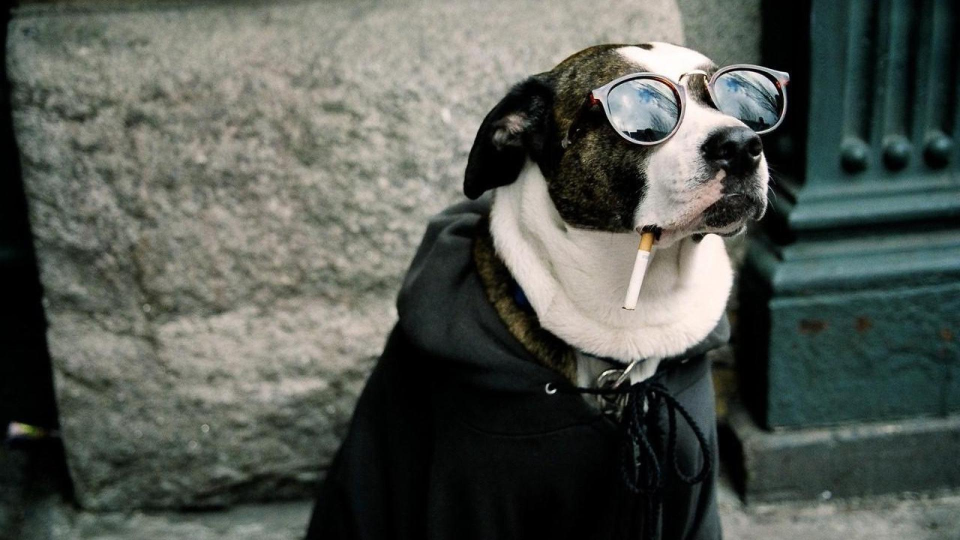
#> input picture Assets/sample.jpg, 1920 x 1080 px (shown at 1/2 size)
$ jupyter execute sample.ipynb
#> lines starting #> are read from the running program, lines starting #| are printed output that depends on the picture; after the words box and inside, x2 and y2 are one past the last pixel; in counts of white or black regions, pixels touching at a corner belong together
[cell 1]
import cv2
from matplotlib import pyplot as plt
file_path = 'Assets/sample.jpg'

img = cv2.imread(file_path)
#> img is the input picture: shape (1080, 1920, 3); mean B, G, R 82.5, 89.2, 84.2

height,width,color = img.shape
#> height = 1080; width = 1920; color = 3
w = width//2
#> w = 960
h = height//2
#> h = 540
reSized_img = cv2.resize(img,(w,h))
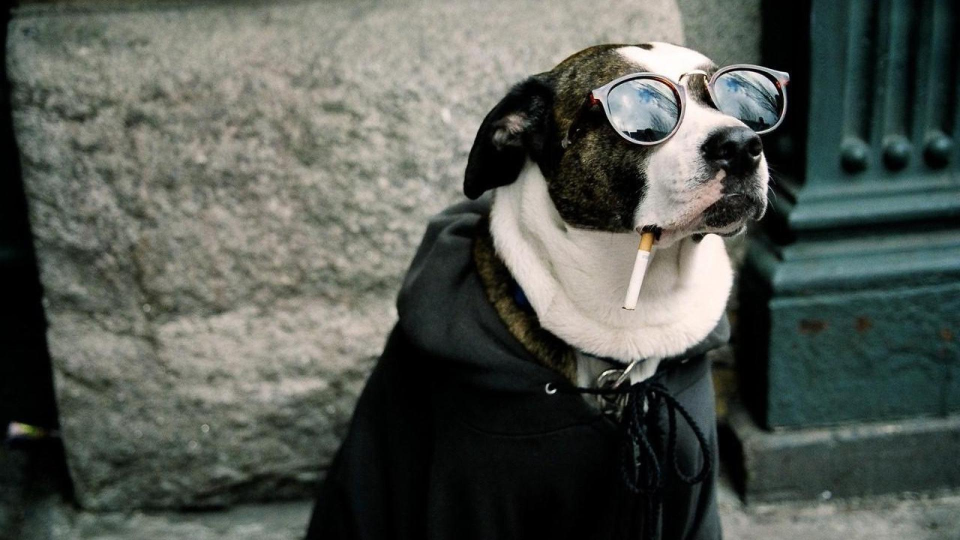
#> reSized_img: shape (540, 960, 3); mean B, G, R 82.6, 89.4, 84.3
plt.imshow(cv2.cvtColor(reSized_img,cv2.COLOR_BGR2RGB))
plt.axis('off')
plt.show()

[cell 2]
import numpy as np

img = cv2.imread(file_path)
flip = cv2.flip(img,0)
resizeFlip = cv2.resize(flip,(w,h))
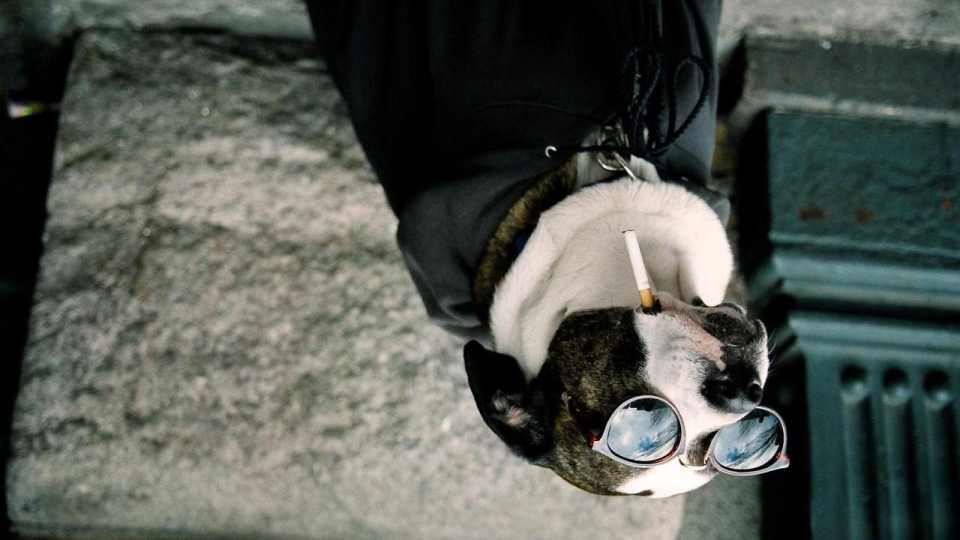
#> resizeFlip: shape (540, 960, 3); mean B, G, R 82.6, 89.4, 84.3
plt.imshow(cv2.cvtColor(resizeFlip,cv2.COLOR_BGR2RGB))
plt.axis('off')
plt.show()

[cell 3]
flip = cv2.flip(img,1)
resizeFlip = cv2.resize(flip,(w,h))
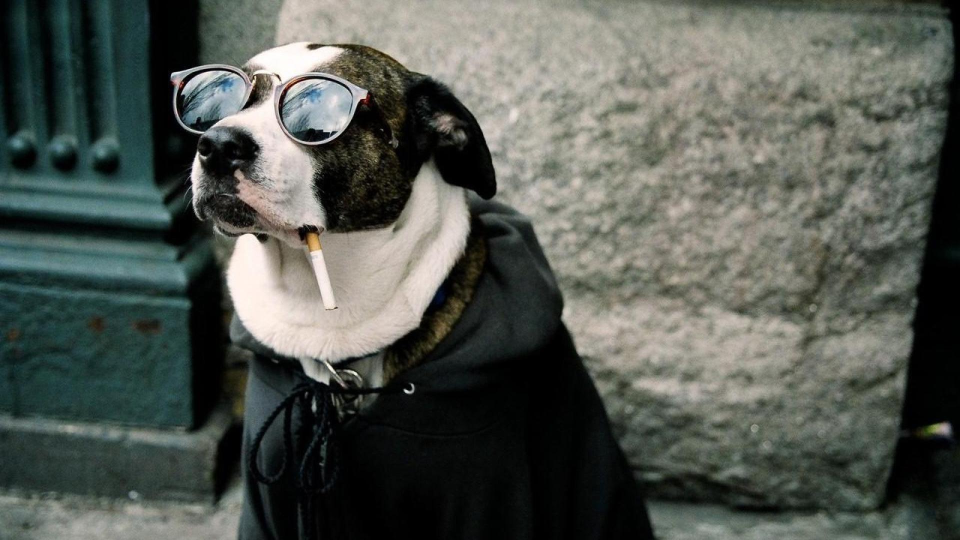
#> resizeFlip: shape (540, 960, 3); mean B, G, R 82.6, 89.4, 84.3
plt.imshow(cv2.cvtColor(resizeFlip,cv2.COLOR_BGR2RGB))
plt.axis('off')
plt.show()

[cell 4]
flip = cv2.flip(img,-1)
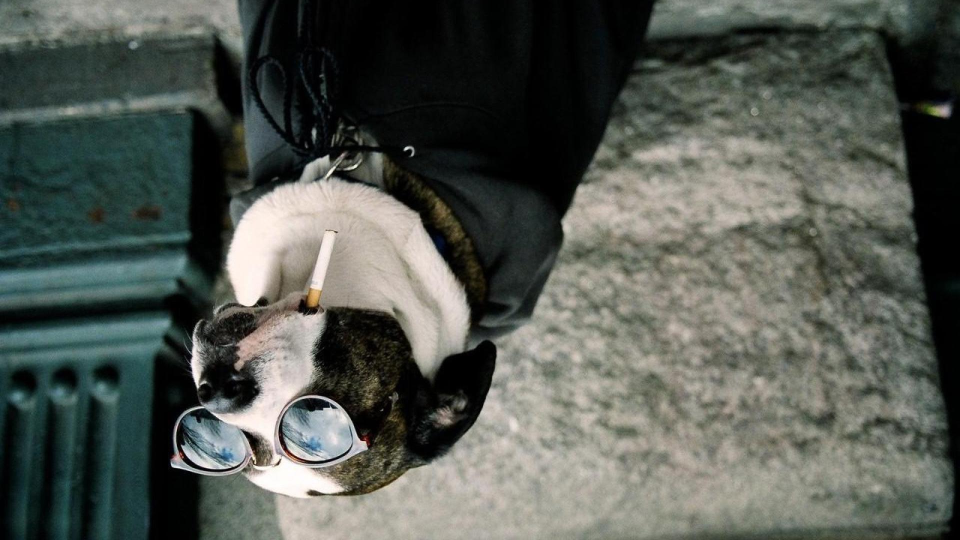
#> flip: shape (1080, 1920, 3) (shown at 1/2 size); mean B, G, R 82.5, 89.2, 84.2
resizeFlip = cv2.resize(flip,(w,h))
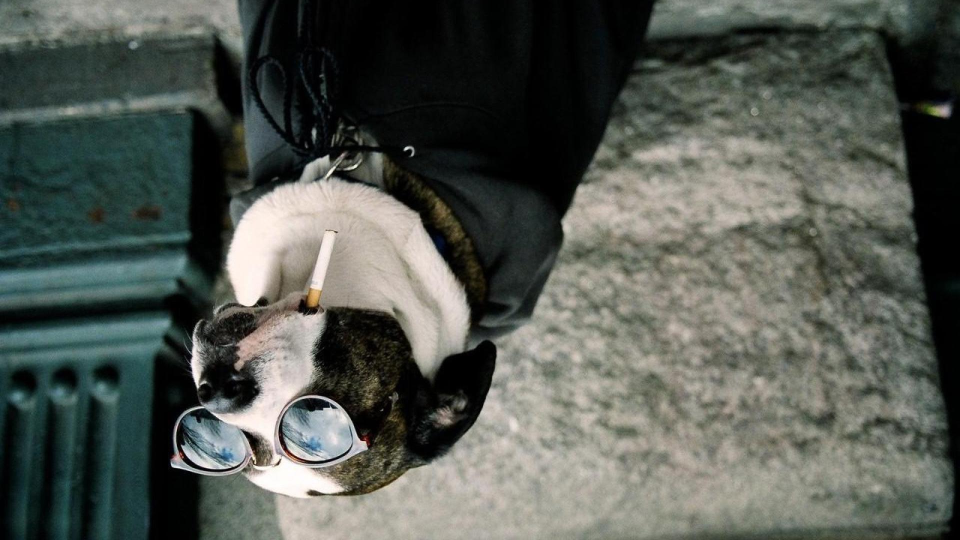
#> resizeFlip: shape (540, 960, 3); mean B, G, R 82.6, 89.4, 84.3
plt.imshow(cv2.cvtColor(resizeFlip,cv2.COLOR_BGR2RGB))
plt.axis('off')
plt.show()

[cell 5]
bwimage = cv2.imread(file_path,0)
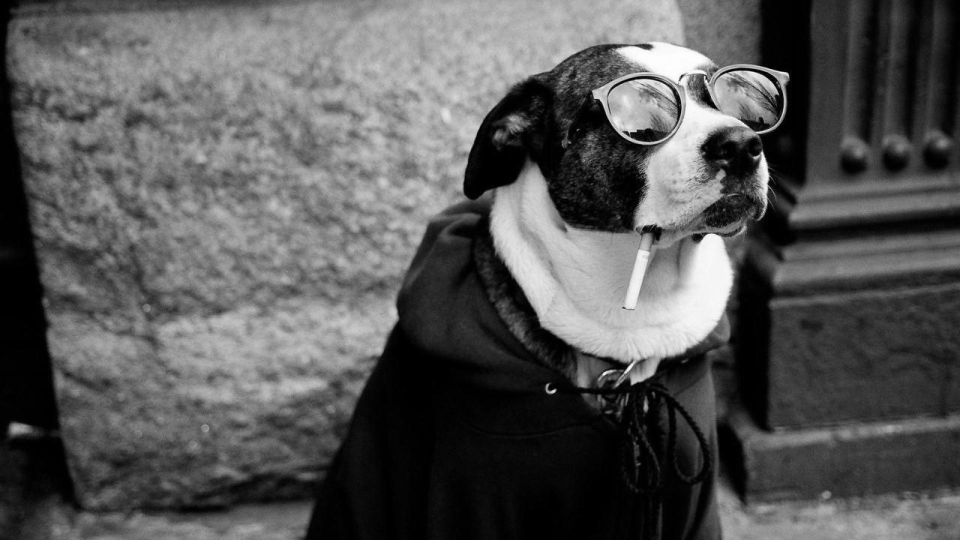
#> bwimage: shape (1080, 1920) (shown at 1/2 size); min 0, max 255, mean 86.9
plt.imshow(cv2.cvtColor(bwimage,cv2.COLOR_BGR2RGB))
plt.axis('off')
plt.show()

[cell 6]
return_value,binary_threshold = cv2.threshold(bwimage,130,255,cv2.THRESH_BINARY)
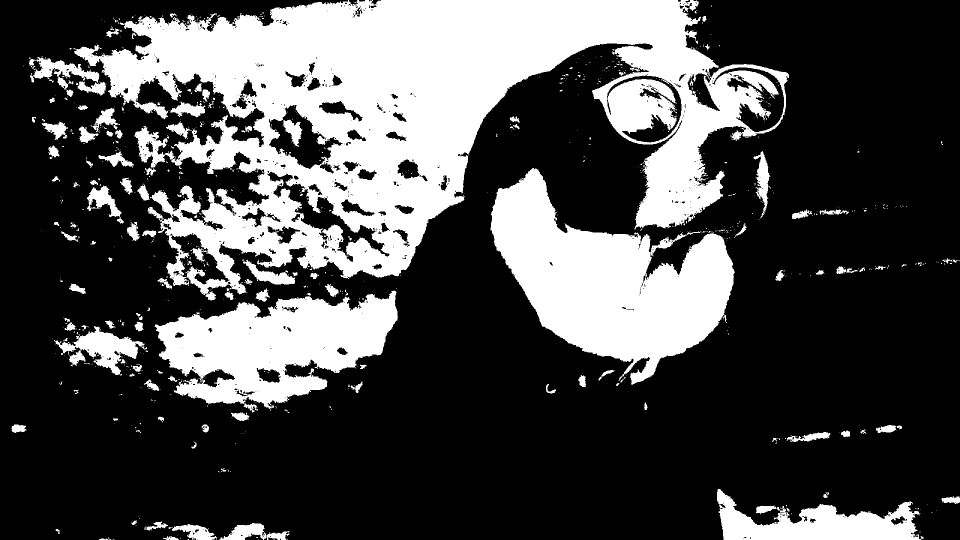
#> binary_threshold: shape (1080, 1920) (shown at 1/2 size); 29.6% white; 869 white regions (730 under 20 px), largest, box (x1, y1, x2, y2) and area: (147, 0, 1578, 601) 377247, (981, 336, 1470, 770) 103640, (309, 581, 796, 825) 67256
plt.imshow(cv2.cvtColor(binary_threshold,cv2.COLOR_BGR2RGB))
plt.show()

[cell 7]
colorImage = cv2.imread(file_path,1)
return_value,binary_threshold = cv2.threshold(colorImage,150,255,cv2.THRESH_BINARY)
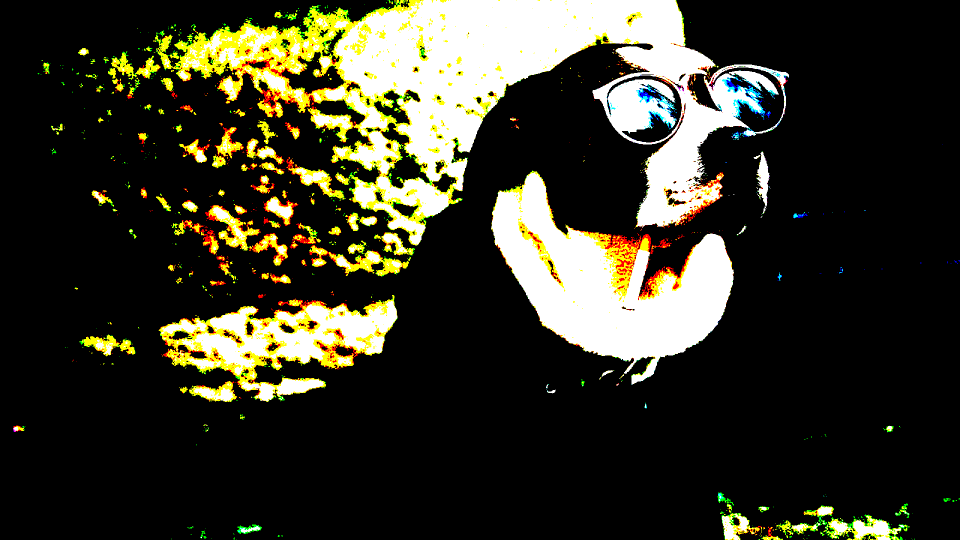
#> binary_threshold: shape (1080, 1920, 3) (shown at 1/2 size); mean B, G, R 39.7, 53.2, 54.4
plt.imshow(cv2.cvtColor(binary_threshold,cv2.COLOR_BGR2RGB))
plt.show()

[cell 8]
blured_img = cv2.GaussianBlur(colorImage,(199,199),0)
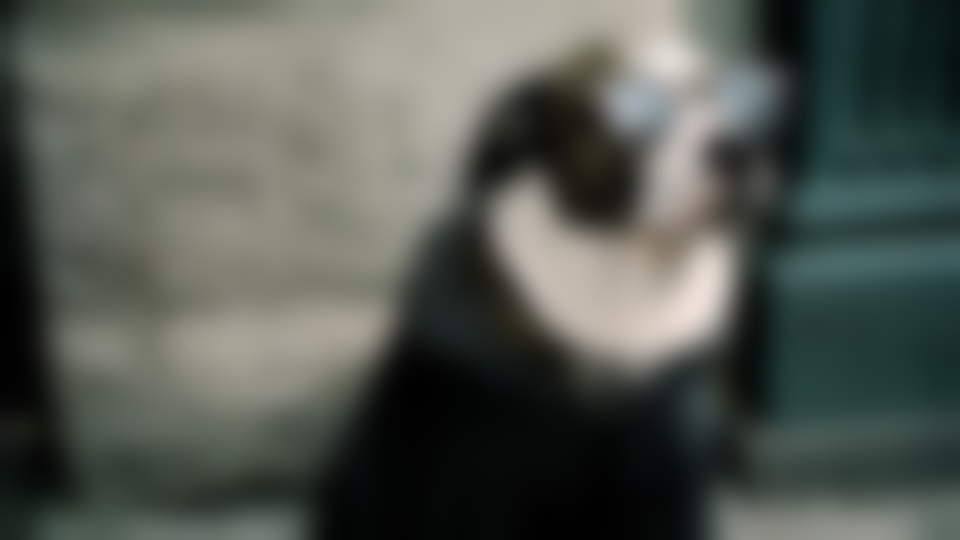
#> blured_img: shape (1080, 1920, 3) (shown at 1/2 size); mean B, G, R 82.5, 89.2, 84.2
plt.imshow(cv2.cvtColor(blured_img,cv2.COLOR_BGR2RGB))
plt.axis('off')
plt.show()
